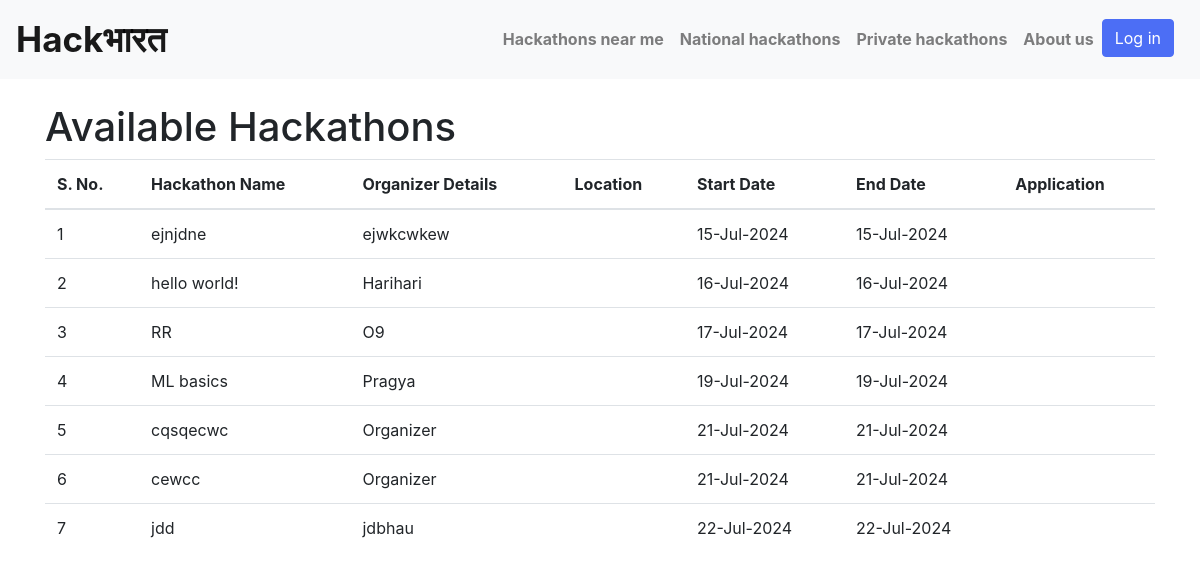
Page /hackathons/ on the earlier database version.
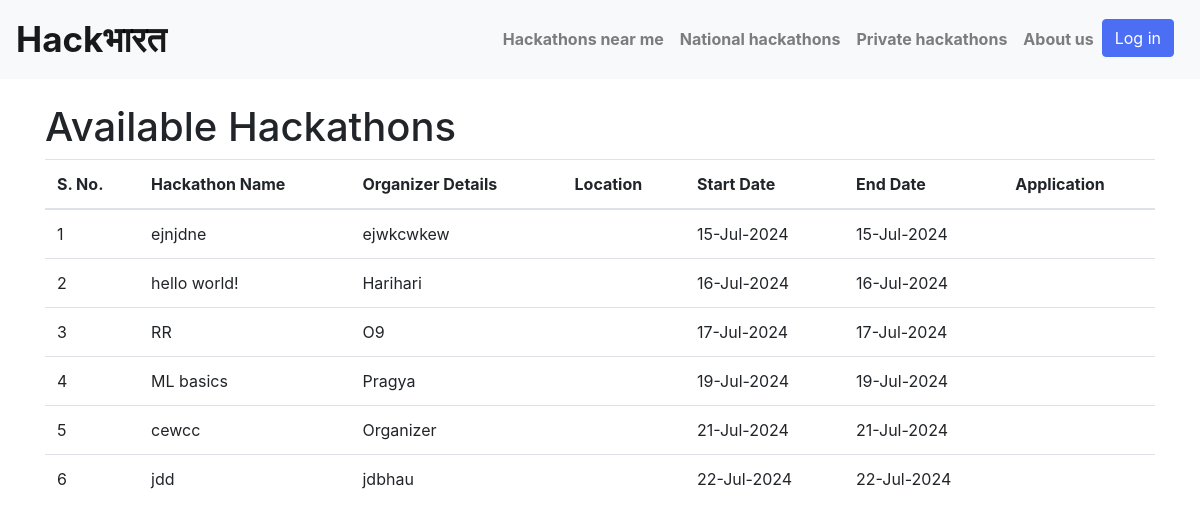
Same page on the later database version.
### students/models.py (models this page shows, shortened)
class Hackathon(models.Model):
    title = models.CharField(max_length=100)
    description = models.TextField()
    start_date = models.DateField(default=timezone.now)
    end_date = models.DateField(default=timezone.now)
    organizer = models.ForeignKey(Organizer, on_delete=models.CASCADE,default=1)

class Organizer(models.Model):
    user = models.OneToOneField(User, on_delete=models.CASCADE)
    def __str__(self):
        return self.user.username  # You can also use self.user.get_full_name() if full names are used

### students/views.py (the view)
# urls.py: path('hackathons/', views.hackathon_list, name='hackathon_list'),
def hackathon_list(request):
    hackathons = Hackathon.objects.all()  # Fetch all Hackathon objects
    return render(request, 'students/hackathon_list.html', {'hackathons': hackathons})

### students/templates/students/hackathon_list.html (shortened to what this page needs)
<!DOCTYPE html>
<html lang="en">
<head>
    <link href="https://stackpath.bootstrapcdn.com/bootstrap/4.5.2/css/bootstrap.min.css" rel="stylesheet">
</head>
<body>
    <nav class="navbar navbar-expand-lg navbar-light bg-light">
        {% if user.is_authenticated %}
            {% if user.student %}
                <a class="navbar-brand" href="{% url 'student_home' %}">Hackभारत</a>
            {% elif user.sponsor %}
                <a class="navbar-brand" href="{% url 'sponsor_home' %}">Hackभारत</a>
            {% else %}
                <a class="navbar-brand" href="{% url 'organizer_home' user.username %}">Hackभारत</a>
            {% endif %}
        {% else %}
            <a class="navbar-brand" href="{% url 'home' %}">Hackभारत</a>
        {% endif %}
        <div class="collapse navbar-collapse" id="navbarNav">
            <ul class="navbar-nav ml-auto">
                <li class="nav-item">
                    <a class="nav-link" href="#">Hackathons near me</a>
                </li>
                <li class="nav-item">
                    <a class="nav-link" href="#">National hackathons</a>
                </li>
                <li class="nav-item">
                    <a class="nav-link" href="#">Private hackathons</a>
                </li>
                <li class="nav-item">
                    <a class="nav-link" href="#">About us</a>
                </li>
                {% if user.is_authenticated %}
                    <li class="nav-item">
                        <form action="{% url 'logout' %}" method="post">
                            {% csrf_token %}
                            <button type="submit" class="btn btn-primary">Log out</button>
                        </form>
                    </li>
                {% else %}
                    <li class="nav-item">
                        <a class="btn btn-primary" href="{% url 'login' %}">Log in</a>
                    </li>
                {% endif %}
            </ul>
        </div>
    </nav>
    <div class="container mt-4">
        <h1>Available Hackathons</h1>
        <table class="table table-hover">
            <thead>
                <tr>
                    <th>S. No.</th>
                    <th>Hackathon Name</th>
                    <th>Organizer Details</th>
                    <th>Location</th>
                    <th>Start Date</th>
                    <th>End Date</th>
                    <th>Application</th>
                </tr>
            </thead>
            <tbody>
                {% for hackathon in hackathons %}
                    <tr>
                        <td>{{ forloop.counter }}</td>
                        <td>{{ hackathon.title }}</td>
                        <td>{{ hackathon.organizer }}</td>
                        <td>{{ hackathon.location }}</td>
                        <td>{{ hackathon.start_date|date:"d-M-Y" }}</td>
                        <td>{{ hackathon.end_date|date:"d-M-Y" }}</td>
                        <td>
                        </td>
                    </tr>
                {% endfor %}
            </tbody>
        </table>
    </div>
</body>
</html>

Differences in the rows shown:
removed Hackathon: title "cqsqecwc", organizer "Organizer", start_date "21-Jul-2024", end_date "21-Jul-2024"
